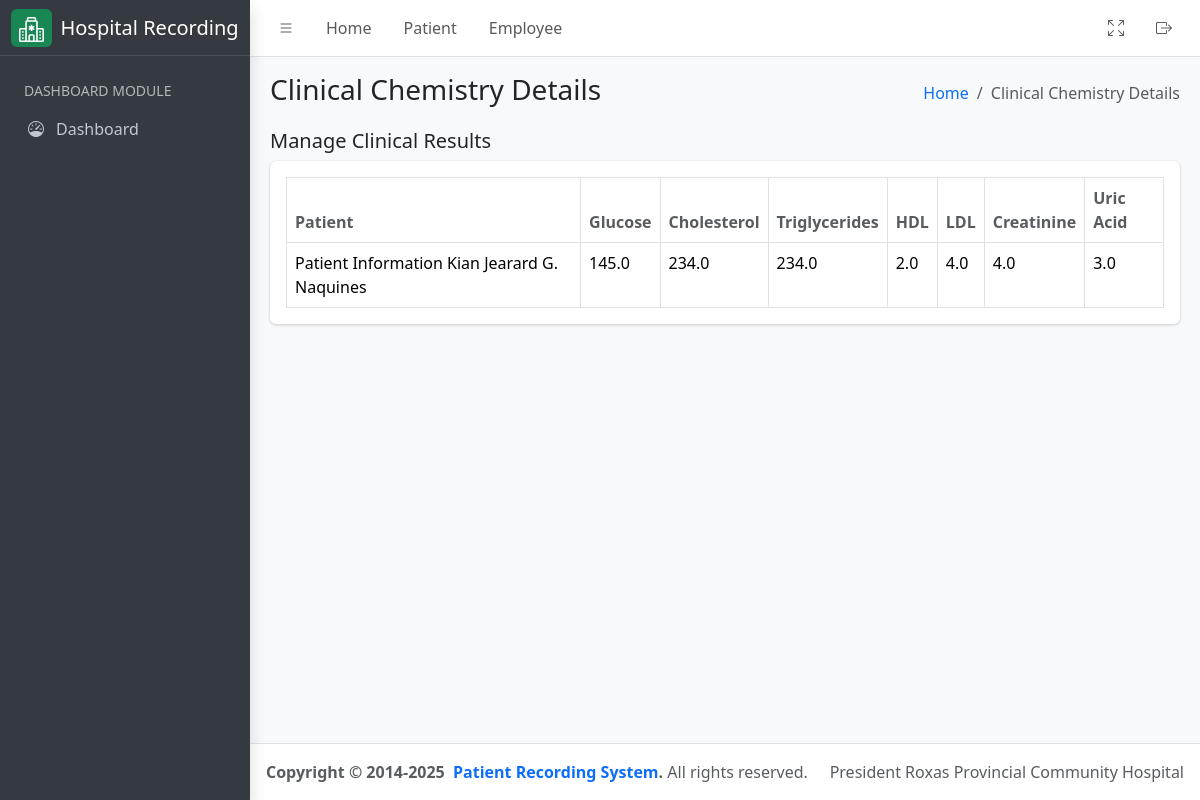
Before: /laboratory/chemical-chemistry/result with the older database file.
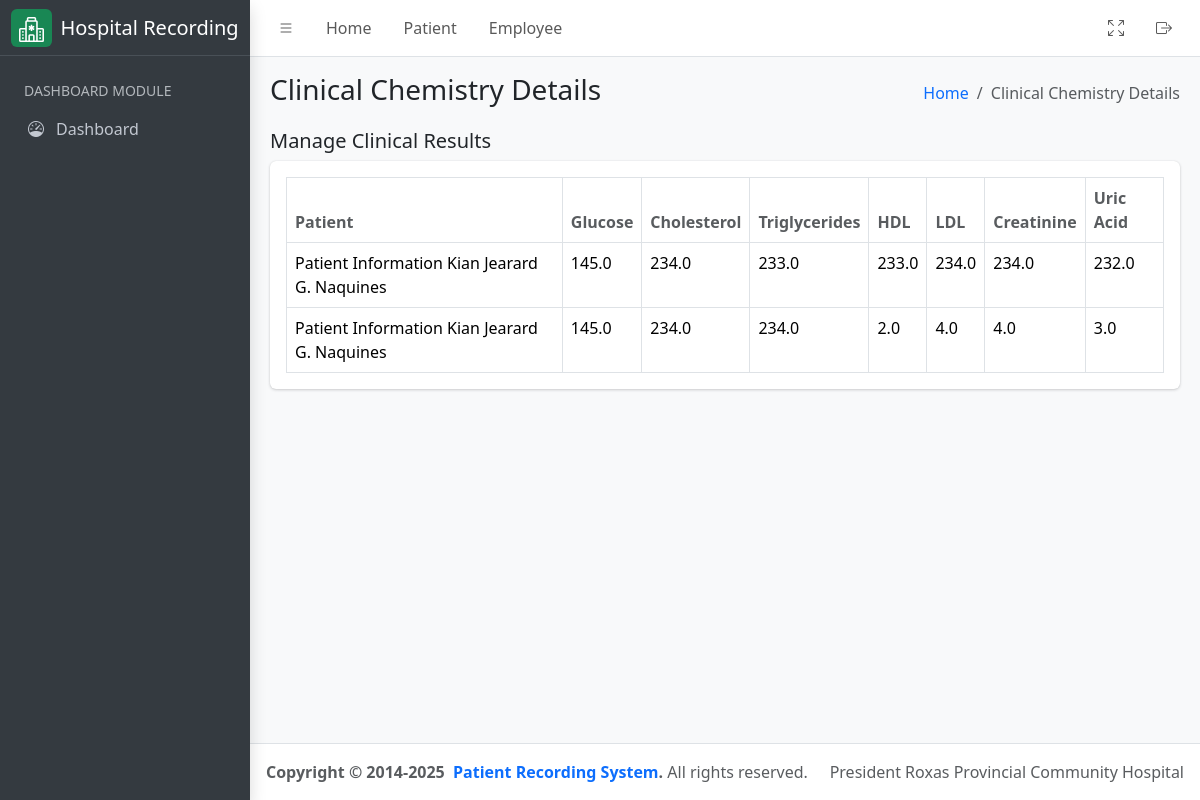
After: the same page with the newer database file.
### hospital_app/models.py (models this page shows, shortened)
class ClinicalChemistry(models.Model):
    patient = models.ForeignKey(
        Patient, on_delete=models.CASCADE, related_name="patient_clinical_chemistry"
    )
    glucose = models.FloatField()
    cholesterol = models.FloatField()
    triglycerides = models.FloatField()
    hdl = models.FloatField()
    ldl = models.FloatField()
    creatinine = models.FloatField()
    uric_acid = models.FloatField()
    bun = models.FloatField()
    sgpt = models.FloatField()
    sgot = models.FloatField()
    date = models.DateField(auto_now_add=True)
    assigned_pathologist = models.ForeignKey(
        User,
        related_name="chemical_chemist_pathologist",
        on_delete=models.CASCADE,
        null=True,
        blank=True,
        limit_choices_to={"groups__name": "Pathologist"},
    )
    assigned_technologist = models.ForeignKey(
        User,
        related_name="chemical_chemist_technologist",
        on_delete=models.CASCADE,
        null=True,
        blank=True,
        limit_choices_to={"groups__name": "Medical Technologist"},
    )
    class Meta:
        verbose_name = "Clinical Chemistry"
        verbose_name_plural = "Clinical Chemistry"
        db_table = "clinical_chemistry"
        ordering = ('date',)

class Patient(models.Model):
    firstname = models.CharField(max_length=255)
    middlename = models.CharField(max_length=255, null=False, blank=True)
    lastname = models.CharField(max_length=255)
    age = models.PositiveIntegerField()
    sex = models.CharField(
        max_length=10, choices=(("Male", "Male"), ("Female", "Female"))
    )
    physician = models.ForeignKey(
        User,
        related_name="physician",
        limit_choices_to={"groups__name": "Physician"},
        on_delete=models.CASCADE,
    )
    room_number = models.PositiveIntegerField()
    sample_type = models.CharField(max_length=255)
    time_of_collection = models.TimeField()
    date_of_collection = models.DateField()
    sars_result = models.CharField(max_length=255)
    date = models.DateField(auto_now_add=True)
    assigned_pathologist = models.ForeignKey(
        User,
        related_name="patient_pathologist",
        on_delete=models.CASCADE,
        null=True,
        blank=True,
        limit_choices_to={"groups__name": "Pathologist"},
    )
    assigned_technologist = models.ForeignKey(
        User,
        related_name="patient_technologist",
        on_delete=models.CASCADE,
        null=True,
        blank=True,
        limit_choices_to={"groups__name": "Medical Technologist"},
    )
    patient_type = models.CharField(
        max_length=100,
        default="In Patient",
        choices=(
            ("In Patient", "In Patient"),
            ("Out Patient", "Out Patient"),
        ),
    )
    def get_full_name(self):
        return f"{self.firstname}  { self.middlename[0] + '.' if self.middlename else ''} {self.lastname}"
    def __str__(self) -> str:
        return f'Patient Information {self.get_full_name()}'
    class Meta:
        ordering = ('time_of_collection',)

### hospital_app/views.py (the view)
# urls.py: path('laboratory/chemical-chemistry/result', ClinicalChemistryView.as_view(), name="chemical_chemistry_list"),
class ClinicalChemistryView(ListView):
    template_name = "chemical_chemistry.html"
    queryset = ClinicalChemistry.objects.all().order_by("-date")
    context_object_name = "results"
    def get_context_data(self, **kwargs):
        context = super().get_context_data(**kwargs)
        context["detail_header"] = "Clinical Chemistry Details List"
        context["humberger_header"] = "Clinical Chemistry Details"
        return context

### hospital_app/templatetags/group.py (called while the page is built)
@register.filter
def has_group(user, group_name):
    return user.groups.filter(name=group_name).exists()

### hospital_app/templates/chemical_chemistry.html (shortened to what this page needs)
{% extends './includes/base.html' %}
{% load group %}
{% block content %}
<div class="container-fluid">
    <div class="row">
        <div class="col-md-12">
            <div class="d-flex justify-content-between align-items-center">
                <h5>Manage Clinical Results</h5>
            </div>
            <div class="card mb-4">
                <div class="card-body">
                    <table id="datatable" class="table table-bordered table-hover">
                        <thead>
                            <tr>
                                <th class="text-muted">Patient</th>
                                <th class="text-muted">Glucose</th>
                                <th class="text-muted">Cholesterol</th>
                                <th class="text-muted">Triglycerides</th>
                                <th class="text-muted">HDL</th>
                                <th class="text-muted">LDL</th>
                                <th class="text-muted">Creatinine</th>
                                <th class="text-muted">Uric Acid</th>
                            </tr>
                        </thead>
                        <tbody>
                            {% for result in results %}
                            <tr>
                                <td>{{ result.patient }}</td>
                                <td>{{ result.glucose }}</td>
                                <td>{{ result.cholesterol }}</td>
                                <td>{{ result.triglycerides }}</td>
                                <td>{{ result.hdl }}</td>
                                <td>{{ result.ldl }}</td>
                                <td>{{ result.creatinine }}</td>
                                <td>{{ result.uric_acid }}</td>
                            </tr>
                            {% endfor %}
                        </tbody>
                    </table>
                </div>
            </div>
        </div>
    </div>
</div>
{% endblock %}

### hospital_app/templates/includes/base.html (shortened to what this page needs)
{% load static %}
<!DOCTYPE html>
<html lang="en">
    <head>
        <link
            rel="stylesheet"
            href="https://cdn.jsdelivr.net/npm/@fontsource/source-sans-3@5.0.12/index.css"
        >
        <link
            rel="stylesheet"
            href="https://cdn.jsdelivr.net/npm/overlayscrollbars@2.3.0/styles/overlayscrollbars.min.css"
        >
        <link
            rel="stylesheet"
            href="https://cdn.jsdelivr.net/npm/bootstrap-icons@1.11.0/font/bootstrap-icons.min.css"
        >
        <link rel="stylesheet" href="{% static 'css/adminlte.css' %}" media="all">
        <link
            rel="stylesheet"
            href="https://cdn.jsdelivr.net/npm/apexcharts@3.37.1/dist/apexcharts.css"
        >
        <link href="https://cdn.datatables.net/v/bs5/jq-3.7.0/dt-2.1.8/datatables.min.css" rel="stylesheet">
    </head>
    <body class="layout-fixed sidebar-expand-lg bg-body-tertiary">
        <div class="app-wrapper">
            {% include './navbar.html' %}
       {% include './sidebar.html' %}
            <main class="app-main">
                {% include './subheader.html' %}
                <div class="app-content">
                    {% block content %}{% endblock %}
                </div>
            </main>
            {% include './footer.html' %}
        </div>
    </body>
</html>

### hospital_app/templates/includes/navbar.html (shortened to what this page needs)
{% load static %}
<nav class="app-header navbar navbar-expand bg-body">
    <div class="container-fluid">
        <ul class="navbar-nav">
            <li class="nav-item">
                <a
                    class="nav-link"
                    data-lte-toggle="sidebar"
                    href="#"
                    role="button"
                >
                    <i class="bi bi-list"></i>
                </a>
            </li>
            <li class="nav-item d-none d-md-block">
                <a href="#" class="nav-link">Home</a>
            </li>
            <li class="nav-item d-none d-md-block">
                <a href="{% url 'patient_list' %}" class="nav-link">Patient</a>
            </li>
            <li class="nav-item d-none d-md-block">
                <a href="#" class="nav-link">Employee</a>
            </li>
        </ul>
        <ul class="navbar-nav ms-auto">
            <li class="nav-item">
                <a class="nav-link" href="#" data-lte-toggle="fullscreen">
                    <i data-lte-icon="maximize" class="bi bi-arrows-fullscreen"></i>
                </a>
            </li>
            <li class="nav-item">
                <a onclick="return confirm('Are you sure you want to logout on your account?')" href="{% url 'logout_user' %}" class="nav-link">
                    <i class="bi bi-box-arrow-right fw-bold"></i>
                </a>
            </li>
        </ul>
    </div>
</nav>

### hospital_app/templates/includes/sidebar.html (shortened to what this page needs)
{% load static %}
{% load group %}
<aside class="app-sidebar bg-body-secondary shadow" data-bs-theme="dark">
    <div class="sidebar-brand d-flex align-items-center gap-2">
        <div class="bg-success rounded px-2 py-1">
        </div>
        <span class="fw-light text-white">Hospital Recording</span>
    </div>
    <div class="sidebar-wrapper d-flex flex-column">
        <nav class="mt-2 flex-grow-1">
            <ul
                class="nav sidebar-menu flex-column"
                data-lte-toggle="treeview"
                role="menu"
                data-accordion="false"
            >
            <li>
                <a href="#" class="nav-link">
                    <small class="text-uppercase text-muted">
                        Dashboard Module
                    </small>
                </a>
            </li>
            <li class="nav-item active">
                <a href="{% url 'dashboard' %}" class="nav-link">
                    <i class="nav-icon bi bi-speedometer"></i>
                    <p>
                        Dashboard
                    </p>
                </a>
            </li>
            </ul>
        </nav>
    </div>
</aside>

### hospital_app/templates/includes/subheader.html
<div class="app-content-header">
    <div class="container-fluid">
        <div class="row">
            <div class="col-sm-6">
                <h3 class="mb-0">{{ humberger_header }}</h3>
            </div>
            <div class="col-sm-6">
                <ol class="breadcrumb float-sm-end">
                    <li class="breadcrumb-item"><a href="{% url 'dashboard' %}">Home</a></li>
                    <li class="breadcrumb-item active" aria-current="page">
                        {{ humberger_header }}
                    </li>
                </ol>
            </div>
        </div>
    </div>
</div>

### hospital_app/templates/includes/footer.html
<footer class="app-footer">
    <div class="float-end d-none d-sm-inline">President Roxas Provincial Community Hospital</div> <strong>
        Copyright &copy; 2014-2025&nbsp;
        <a href="#" class="text-decoration-none">Patient Recording System</a>.
    </strong>
    All rights reserved.
</footer>

Changed rows visible on the page:
added ClinicalChemistry: patient "Patient Information Kian Jearard G. Naquines", glucose "145.0", cholesterol "234.0", triglycerides "233.0", hdl "233.0", ldl "234.0", creatinine "234.0", uric_acid "232.0"
